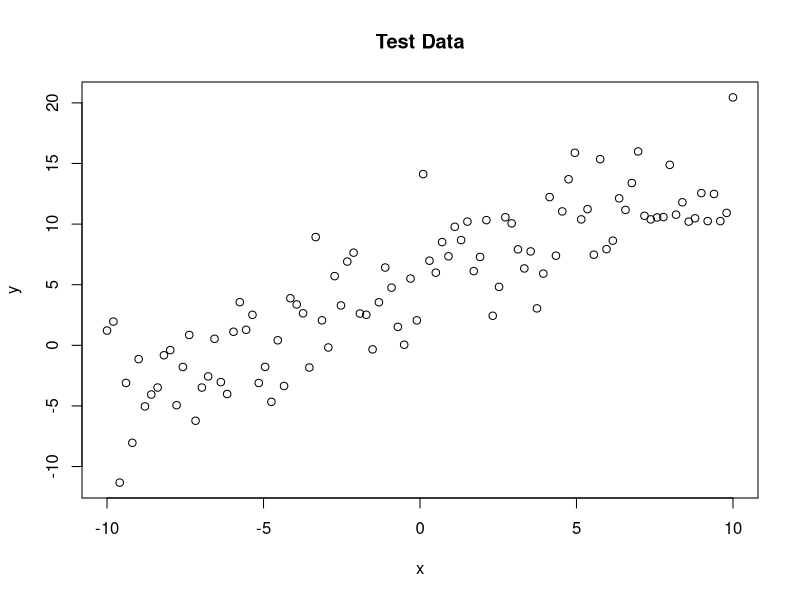
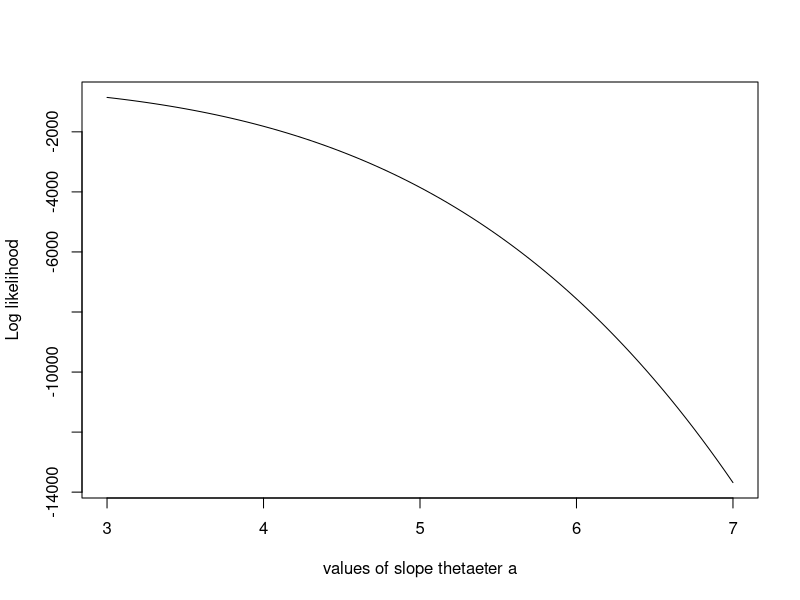
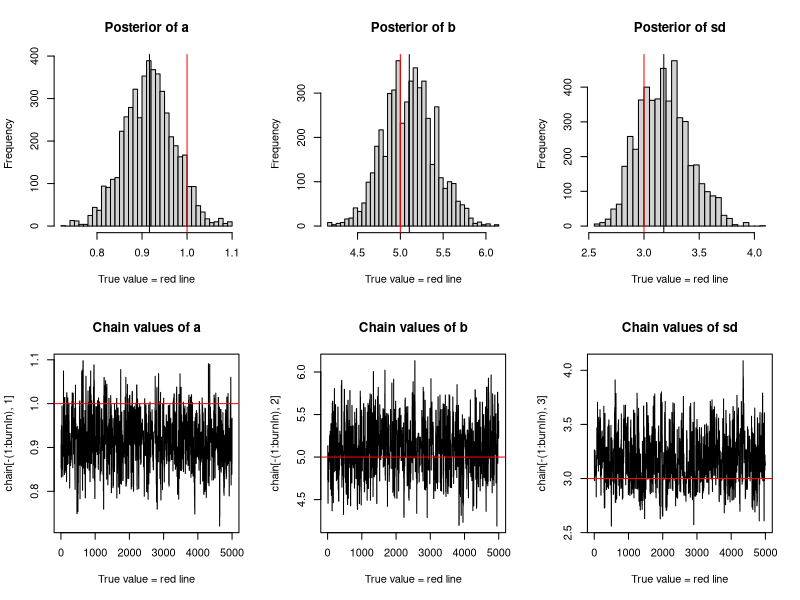

The R script that drew these images, in order:
rm(list=ls())
set.seed(28112016)
trueA <- 1
trueB <- 5
trueSd <- 3
sampleSize <- 100

x <- seq(-10, 10, length.out=sampleSize)
y <- trueA*x + trueB + rnorm(n=sampleSize, mean=0, sd=trueSd)

plot(x, y, main="Test Data")

#loglikelihood
loglikelihood <- function(x, y, theta){
  #needs data: x and y
  a = theta[1]
  b = theta[2]
  sd = theta[3]
  
  pred = a*x + b
  singlelikelihoods = dnorm(y, mean=pred, sd=sd, log=T)
  sumll = sum(singlelikelihoods)
  return(sumll)
}

#Example: plot the likelihood profile of the slope a
slopevalues <- function(x) {return(loglikelihood(x, y, c(x, trueB, trueSd)))}
slopelikelihoods <- lapply(seq(3,7, by=0.05), slopevalues)
plot(seq(3,7, by=0.05), slopelikelihoods, type="l", xlab="values of slope thetaeter a", ylab="Log likelihood")


#prior distribution
logprior <- function(theta){
  a = theta[1]
  b = theta[2]
  sd= theta [3]
  
  aprior = dunif(a, min=0, max = 10, log=T)
  bprior = dnorm(b, sd=5, log=T)
  sdprior = dunif(sd, min=0, max=30, log=T)
  return(aprior+bprior+sdprior)
}

logposterior <- function(x,y,theta){
  return(loglikelihood(x,y,theta) + logprior(theta))
}

##########Metropolis algorithm
proposalFunction <- function(theta){
  return(rnorm(3, mean=theta, sd=c(0.1, 0.5, 0.3)))
}

run_metropolis_MCMC <- function(x,y,startvalue, iterations){
  chain = array(dim=c(iterations+1, 3))
  chain[1,] <- startvalue
  for(i in 1:iterations){
    proposal <- proposalFunction(chain[i,])
    
    probab <- exp(logposterior(x,y,proposal) - logposterior(x,y,chain[i,]))
    if(runif(1) < probab){
      chain[i+1, ] = proposal
    } else{
      chain[i+1, ] = chain[i,]
    }
  }
  return(chain)
}

startvalue <- c(4,0,10)
chain <- run_metropolis_MCMC(x, y, startvalue=startvalue, 10000)

burnIn <- 5000
acceptance = 1 - mean(duplicated(chain[-(1:burnIn),]))

###Summary
par(mfrow=c(2,3))
hist(chain[-(1:burnIn), 1], nclass=30, main='Posterior of a', xlab='True value = red line')
abline(v=mean(chain[-(1:burnIn), 1]))
abline(v=trueA, col='red')
hist(chain[-(1:burnIn), 2], nclass=30, main='Posterior of b', xlab='True value = red line')
abline(v=mean(chain[-(1:burnIn), 2]))
abline(v=trueB, col='red')
hist(chain[-(1:burnIn), 3], nclass=30, main='Posterior of sd', xlab='True value = red line')
abline(v=mean(chain[-(1:burnIn), 3]))
abline(v=trueSd, col='red')

plot(chain[-(1:burnIn),1], type = "l", xlab="True value = red line" , main = "Chain values of a" )
abline(h = trueA, col="red" )
plot(chain[-(1:burnIn),2], type = "l", xlab="True value = red line" , main = "Chain values of b" )
abline(h = trueB, col="red" )
plot(chain[-(1:burnIn),3], type = "l", xlab="True value = red line" , main = "Chain values of sd" )
abline(h = trueSd, col="red" )

summary(lm(y~x))

